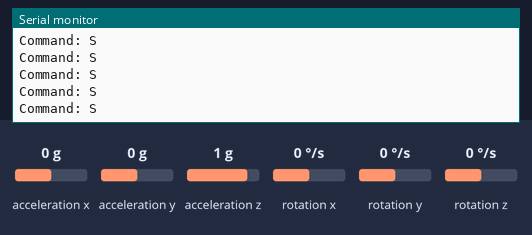
Bench run of a sketch on a simulated ESP32. On the bench: the last lines printed to the serial monitor. The inputs (shaded band) are chosen by the test bench; at power-on: acceleration x 0 g, acceleration y 0 g, acceleration z 1 g, rotation x 0 °/s, rotation y 0 °/s, rotation z 0 °/s. Nothing arrives over Bluetooth unless stated.

Above: at 1.7 s.
1.8 s: acceleration x set to -1.4 g
At 1.83 s:
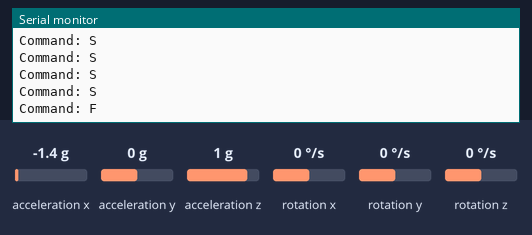
3.7 s: acceleration x set to 0.8 g
At 3.72 s:
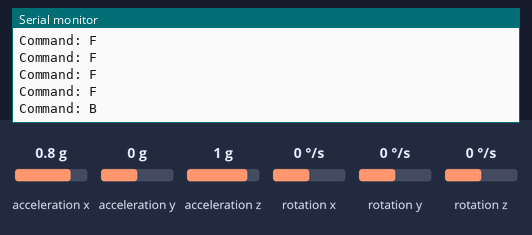
5.6 s: acceleration y set to -1.4 g
At 5.66 s:
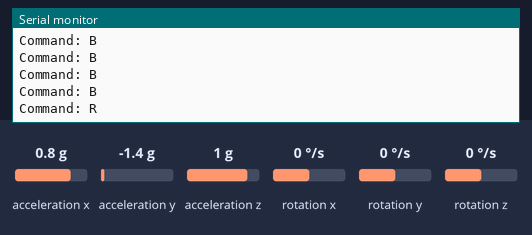
7.6 s: acceleration y set to 0.8 g
At 7.66 s:
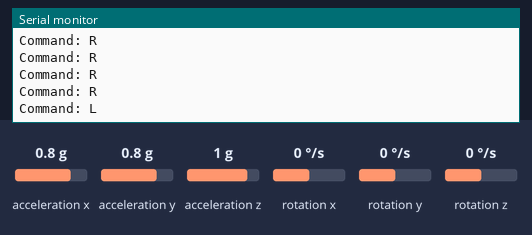

The sketch:

GESTURE_TRANSMITTER.ino
```cpp
#include <BluetoothSerial.h>
#include "I2Cdev.h"
#include "MPU6050_6Axis_MotionApps20.h"

BluetoothSerial SerialBT;

String MACadd = "CC:7B:5C:1E:F6:82"; // Robot's MAC address
uint8_t address[6] = {0xCC, 0x7B, 0x5C, 0x1E, 0xF6, 0x82}; //

// MPU control/status vars
MPU6050 mpu;
bool dmpReady = false;
uint8_t devStatus;
uint8_t fifoBuffer[64];
Quaternion q;
VectorFloat gravity;
float ypr[3];

void setupMPU() {
  Wire.begin(); // For ESP32
  Wire.setClock(400000); // 400kHz I2C clock. Comment this line if having compilation difficulties

  mpu.initialize();
  devStatus = mpu.dmpInitialize();
  if (devStatus == 0) {
    mpu.CalibrateAccel(6);
    mpu.CalibrateGyro(6);
    mpu.setDMPEnabled(true);
    dmpReady = true;
  }
}

void setup() {
  Serial.begin(115200);
  SerialBT.begin("ESP32_MPU6050", true);
  Serial.println("The device started in master mode, make sure the remote BT device is on!");

  if (SerialBT.connect(address)) {
    Serial.println("Connected Successfully!");
  } else {
    while (!SerialBT.connected(10000)) {
      Serial.println("Failed to connect. Make sure the remote device is available and in range, then restart the app.");
    }
  }

  setupMPU();
}

void loop() {
  if (!dmpReady) {
    Serial.println("MPU initialization failed. Check your connections and try again.");
    delay(1000); // Wait for a moment before retrying
    return;
  }

  if (mpu.dmpGetCurrentFIFOPacket(fifoBuffer)) {
    mpu.dmpGetQuaternion(&q, fifoBuffer);
    mpu.dmpGetGravity(&gravity, &q);
    mpu.dmpGetYawPitchRoll(ypr, &q, &gravity);

    int xAxisValue = constrain(ypr[2] * 180 / M_PI, -90, 90);
    int yAxisValue = constrain(ypr[1] * 180 / M_PI, -90, 90);

    xAxisValue = map(xAxisValue, -90, 90, 0, 254);
    yAxisValue = map(yAxisValue, -90, 90, 0, 254);

    char command = 'S'; // Default to STOP

    if (yAxisValue < 75) {
      command = 'F'; // Forward
    } else if (xAxisValue > 175) {
      command = 'L'; // Turn Left
    } else if (xAxisValue < 75) {
      command = 'R'; // Turn Right
    } else if (yAxisValue > 175) {
      command = 'B'; // Backward
    } else if (yAxisValue == 80) {
      command = 'S'; // Stop
    }

    Serial.print("Command: ");
    Serial.println(command);

    SerialBT.write(command); // Send the command over Bluetooth
    delay(50);
  }
}
```

Measured:
- after the input at 1.8 s, the serial monitor: prints a new line at once (image 1)
- after the input at 3.7 s, the serial monitor: prints a new line at once (image 2)
- after the input at 5.6 s, the serial monitor: prints a new line after 0.05 s (image 3)
- after the input at 7.6 s, the serial monitor: prints a new line after 0.05 s (image 4)
